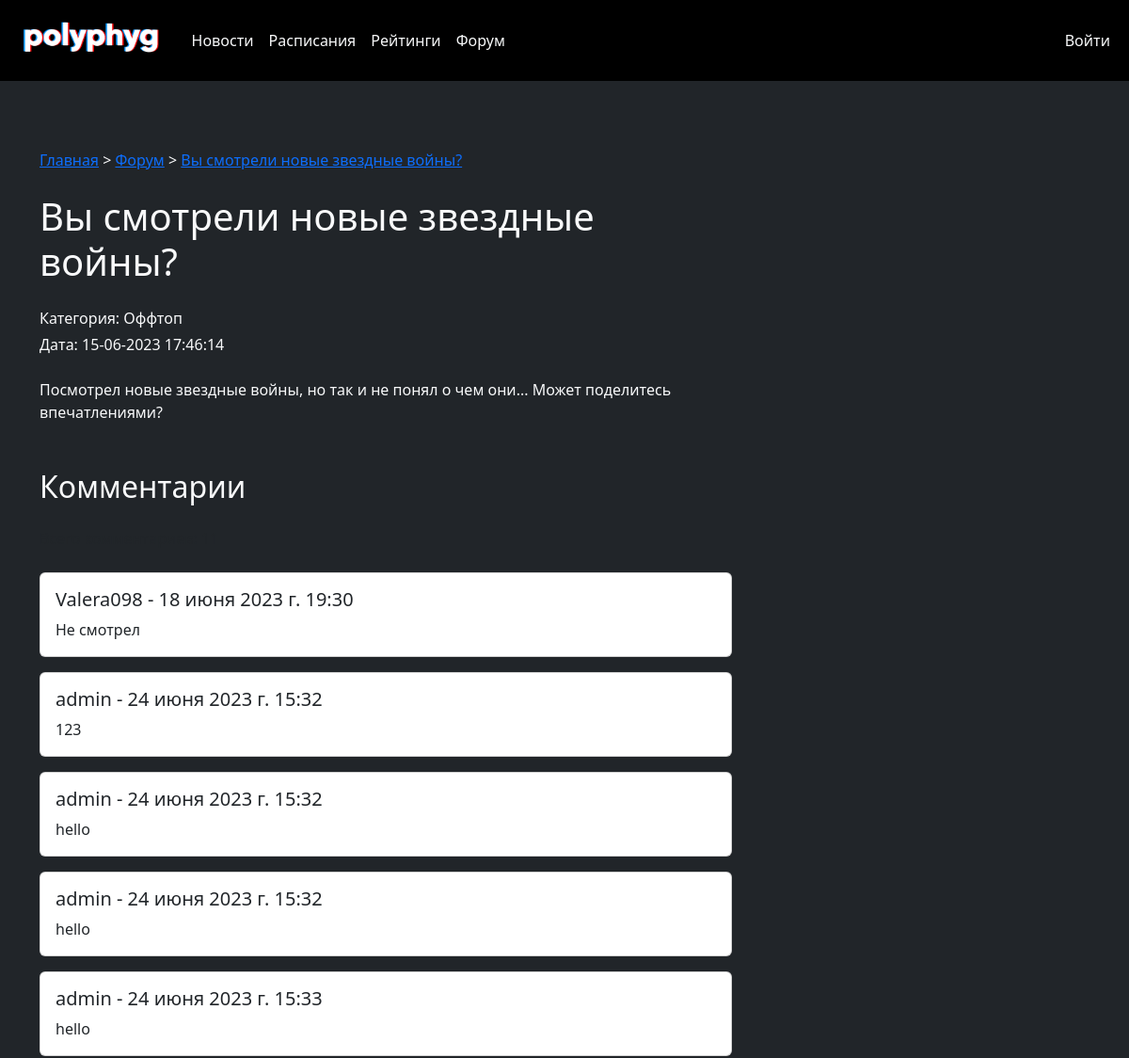
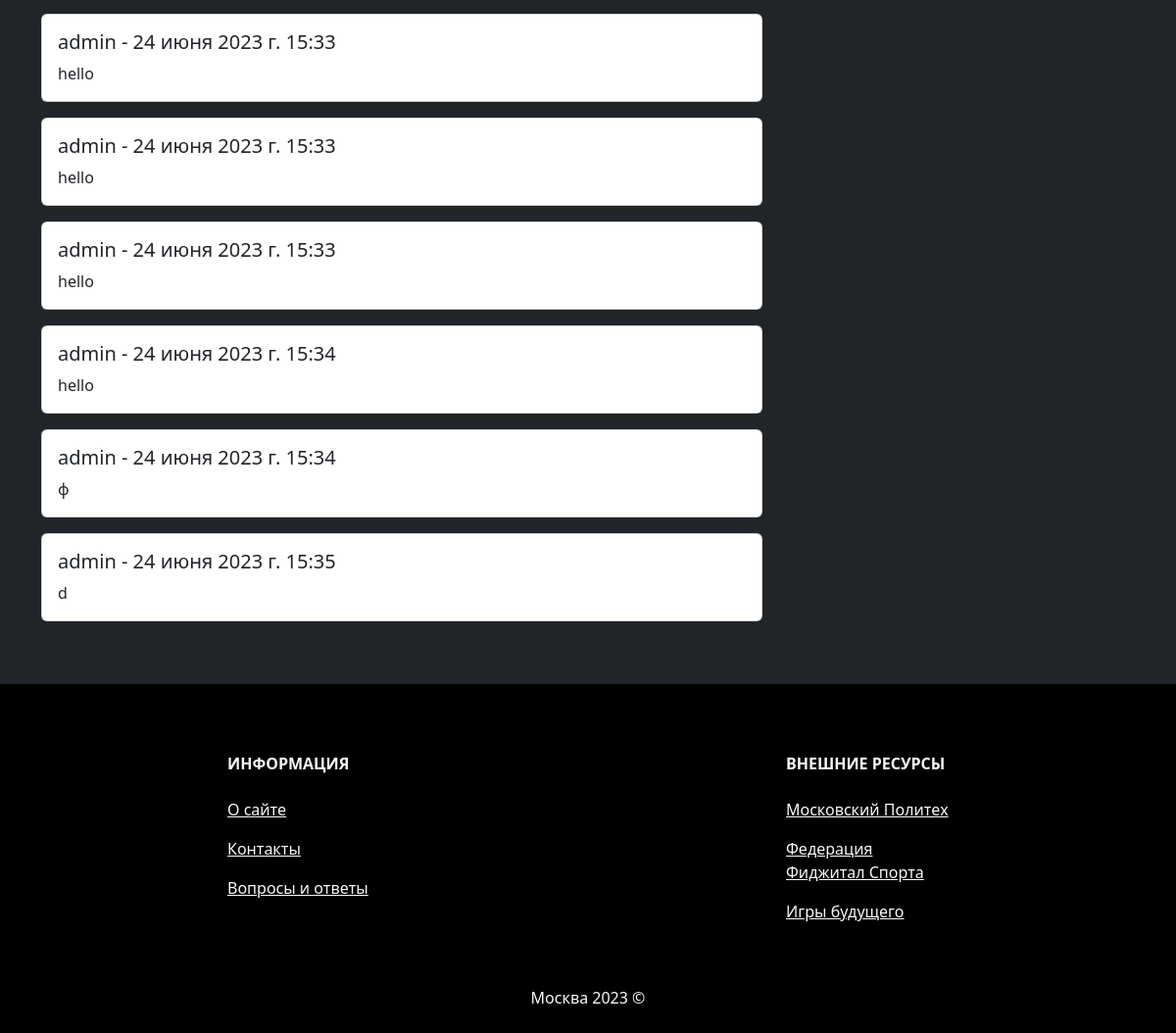
The app's page /forum/thread/1 with its own data (2 pictures, top to bottom).
### forumblock/models.py (models this page shows, shortened)
class Topic(models.Model):
    title = models.CharField(max_length=60, verbose_name = 'Заголовок обсуждения')
    slug = models.SlugField(max_length=255, unique=True, db_index=True, verbose_name='URL')
    topic_category_id = models.ForeignKey('Topic_Category', on_delete=models.CASCADE, null=True, verbose_name = 'Категория обсуждения')
    time_created = models.DateTimeField(auto_now_add=True, verbose_name = 'Дата публикации')
    content = models.TextField(max_length=15000, verbose_name = 'Текст обсуждения')
    is_closed = models.BooleanField(default=False, verbose_name='Отображение')
    user_id = models.ForeignKey(User, on_delete=models.PROTECT, blank=False, null=False, verbose_name = 'ID создателя обсуждения')
    class Meta:
        verbose_name = 'Обсуждение'
        verbose_name_plural = 'Обсуждения'
        ordering = ['-time_created', 'title']

class Topic_Category(models.Model):
    name = models.CharField(max_length=25, verbose_name = 'Категория обсуждения')
    discription = models.TextField(max_length=100, verbose_name='Описание категории')
    class Meta:
        verbose_name = 'Категория обсуждения'
        verbose_name_plural = 'Категории обсуждения'
        ordering = ['name']

class Topic_Comment(models.Model):
    topic_id = models.ForeignKey(Topic, on_delete=models.PROTECT, verbose_name='Обсуждение')
    user_id = models.ForeignKey(User, on_delete=models.PROTECT, verbose_name='Пользователь')
    time_created = models.DateTimeField(auto_now_add=True, verbose_name='Дата публикации')
    content = models.TextField(max_length=350, verbose_name='Текст комментария')
    class Meta:
        verbose_name = 'Комментарий'
        verbose_name_plural = 'Комментарии'
        ordering = ['time_created']

### forumblock/views.py (the view, shortened to what this page needs)
# urls.py: path('forum/thread/<int:id>', show_thread, name='thread'),
def show_thread(request, id):
    thread = get_object_or_404(Topic, id=id)
    comments = Topic_Comment.objects.filter(topic_id=thread.id)
    form = TopicCommentForm()
    context = {
        'title': thread.title,
        'thread': thread,
        'comments': comments,
        'form': form,
    }
    return render(request, 'forumblock/thread.html', context=context)

### polyphygital/context_processors.py (called while the page is built)
def user_extended_context_processor(request):
    is_player = Player.objects.filter(user_id__id=request.user.id).exists()
    return {
        'is_player': is_player,
    }

### forumblock/templates/forumblock/thread.html (shortened to what this page needs)
{% extends 'newsblock/base.html' %} {% block content %}
<div class="container bg-dark py-5">
  <nav class="breadcrumbs mt-4 mb-4">
    <a href="{% url 'homepage' %}">Главная</a> &gt;
    <a href="{% url 'forum' %}">Форум</a> &gt; <a href="">{{title}} </a>
  </nav>
  <div class="row">
    <div class="col-md-8">
      <h1 class="mb-4">{{title}}</h1>
      <div class="mb-4">
        <p class="mb-1">Категория: {{thread.topic_category_id.name}}</p>
        <p>
          Дата: {{thread.time_created|date:"d-m-Y H:i:s"}}
        </p>
      </div>
      <div class="mb-5">{{thread.content}}</div>
      <h2 class="mb-4">Комментарии</h2>
      <div class="mb-4">
        <p class="text-muted">Всего комментариев: {{comments.count}}</p>
      </div>
      <div>
        {% for c in comments %}
        <div class="card mb-3">
          <div class="card-body">
            <h5 class="card-title">{{c.user_id}} - {{c.time_created}}</h5>
            <p class="card-text">{{c.content}}</p>
          </div>
        </div>
        {% endfor %}
      </div>
    </div>
  </div>
</div>
{% endblock %}

### records on screen
Topic: title "Вы смотрели новые звездные войны?", topic_category_id.name "Оффтоп", time_created "15-06-2023 17:46:14", content "Посмотрел новые звездные войны, но так и не понял о чем они... Может поделитесь впечатлениями?"
Topic_Comment: user_id "Valera098", time_created "18 июня 2023 г. 19:30", content "Не смотрел"
Topic_Comment: user_id "admin", time_created "24 июня 2023 г. 15:32", content "123"
Topic_Comment: user_id "admin", time_created "24 июня 2023 г. 15:32", content "hello"
Topic_Comment: user_id "admin", time_created "24 июня 2023 г. 15:32", content "hello"
Topic_Comment: user_id "admin", time_created "24 июня 2023 г. 15:33", content "hello"
Topic_Comment: user_id "admin", time_created "24 июня 2023 г. 15:33", content "hello"
Topic_Comment: user_id "admin", time_created "24 июня 2023 г. 15:33", content "hello"
Topic_Comment: user_id "admin", time_created "24 июня 2023 г. 15:33", content "hello"
Topic_Comment: user_id "admin", time_created "24 июня 2023 г. 15:34", content "hello"
Topic_Comment: user_id "admin", time_created "24 июня 2023 г. 15:34", content "ф"
Topic_Comment: user_id "admin", time_created "24 июня 2023 г. 15:35", content "d"
